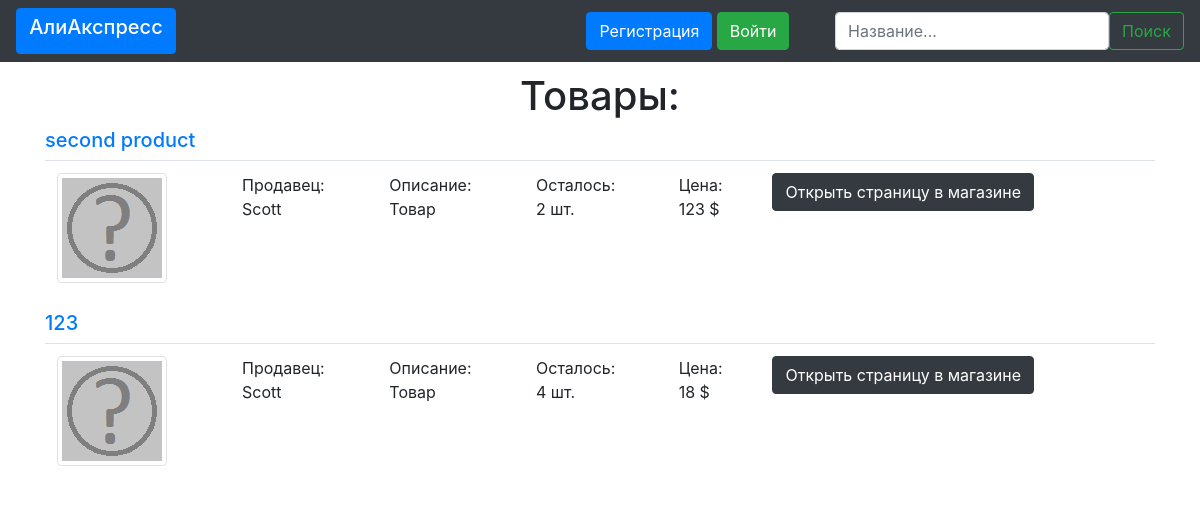
The page /main_link on the database as committed earlier.
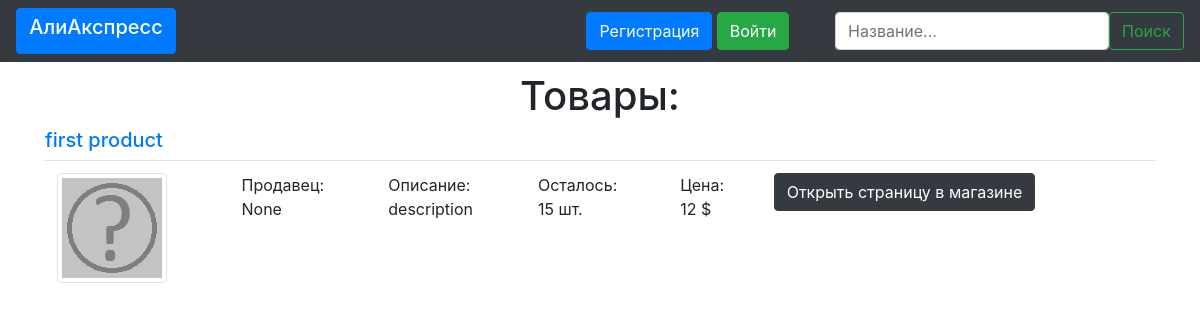
The same page on the database as committed later.
### data/products.py (models this page shows)
class Product(db_session.SqlAlchemyBase, SerializerMixin):
    __tablename__ = 'products'
    id = sqlalchemy.Column(sqlalchemy.Integer, primary_key=True, autoincrement=True)
    seller_id = sqlalchemy.Column(sqlalchemy.Integer, sqlalchemy.ForeignKey("users.id"))
    seller = sqlalchemy.Column(sqlalchemy.Integer, nullable=True)
    title = sqlalchemy.Column(sqlalchemy.String, nullable=True)
    number = sqlalchemy.Column(sqlalchemy.Integer, nullable=True)
    description = sqlalchemy.Column(sqlalchemy.String, nullable=True)
    price = sqlalchemy.Column(sqlalchemy.String, nullable=True)
    link = sqlalchemy.Column(sqlalchemy.String, nullable=True)
    del_link = sqlalchemy.Column(sqlalchemy.String, nullable=True)
    order_link = sqlalchemy.Column(sqlalchemy.String, nullable=True)
    image = sqlalchemy.Column(sqlalchemy.String)
    user = orm.relation('User')

### main.py (the view, shortened to what this page needs)
@app.route('/', methods=['GET', 'POST'])
@app.route('/main_link', methods=['GET', 'POST'])
def main_link():
    db_session.global_init("db/online_shop.sqlite")
    session = db_session.create_session()
    form = baseform.BaseForm()
    productes = session.query(products.Product)
    if request.method == "GET":
        productes = list(productes)
        if request.cookies.get("user_id", 0):
            username = session.query(users.User).filter(users.User.id == request.cookies.get("user_id", 0)).first().name
            return render_template('products.html', title="АлиАкспресс", products=productes, username=username)
        return render_template('products.html', title="АлиАкспресс", products=productes)

### data/baseform.py
class BaseForm(FlaskForm):
    search = StringField(validators=[DataRequired()])

### data/db_session.py (called while the page is built, shortened)
def global_init(db_file):
    global __factory
    if __factory:
        return

def create_session() -> Session:
    global __factory
    return __factory()

### templates/products.html
{% extends "base.html" %}
{% block content %}
<div>
<h1 align="center">Товары:</h1>
</div>
{% if products %}
    {% for item in products %}
        <div>
            <a href= {{item.link}} role="button"><h5>{{ item.title }}</h5></a>
            <div>
                <table class="table">
                  <tbody>
                    <tr>
                      <td><img src={{item.image}} alt="Ну не нашлась картинка" class="img-thumbnail"></td>
                      <td>Продавец:<br>{{ item.seller }}</td>
                      <td>Описание:<br>{{ item.description }}</td>
                      <td>Осталось:<br>{{ item.number }} шт.</td>
                      <td>Цена:<br>{{ item.price }} $</td>
                      <td><a class="btn btn-dark" href= {{item.link}} role="button">Открыть страницу в магазине</a></td>
                    </tr>
                  </tbody>
                </table>
            </div>
        </div>
    {% endfor %}
{% else %}
    <h3 align="center" color="grey">Похоже, ничего не нашлось :-(</h3>
{% endif %}
{% endblock %}

### templates/base.html (shortened to what this page needs)
<!doctype html>
<html lang="ru">
<head>
    <link rel="stylesheet"
          href="https://stackpath.bootstrapcdn.com/bootstrap/4.4.1/css/bootstrap.min.css"
>
</head>
<body>
<div>
    <nav class="navbar navbar-expand-lg fixed-top navbar-dark bg-dark justify-content-between">
    <a class="btn btn-primary text-wrap" href="/" role="button" style="width: 10rem;"><h5>АлиАкспресс</h5></a>
        <div>
            {% if username %}
                <a class="display-6 text-white" >{{ username }}</a>
                <a class="btn btn-success" href="/log_out" role="button">Выйти</a>
            {% else %}
                <a class="btn btn-primary" href="/register" role="button">Регистрация</a>
                <a class="btn btn-success" href="/login" role="button">Войти</a>
            {% endif %}
        </div>
        <form class="form-inline my-2 my-lg-0" method="post">
            <div>
                <input type="search" class="form-control" id="search" placeholder="Название..." name="search">
            </div>
            <div>
                <button class="btn btn-outline-success my-2 my-sm-0" role="button">Поиск</button>
            </div>
        </form>
    </nav>
</div>
<br>
<br>
<br>
<main role="main" class="container">
    {% block content %}{% endblock %}
</main>
</body>
</html>

Rows that differ between the two databases and show on the page:
removed Product: title "123", image (picture), seller "Scott", description "Товар", number "4", price "18"
changed Product: title "second product" → "first product"; seller "Scott" → "None"; description "Товар" → "description"; number "2" → "15"; price "123" → "12"
